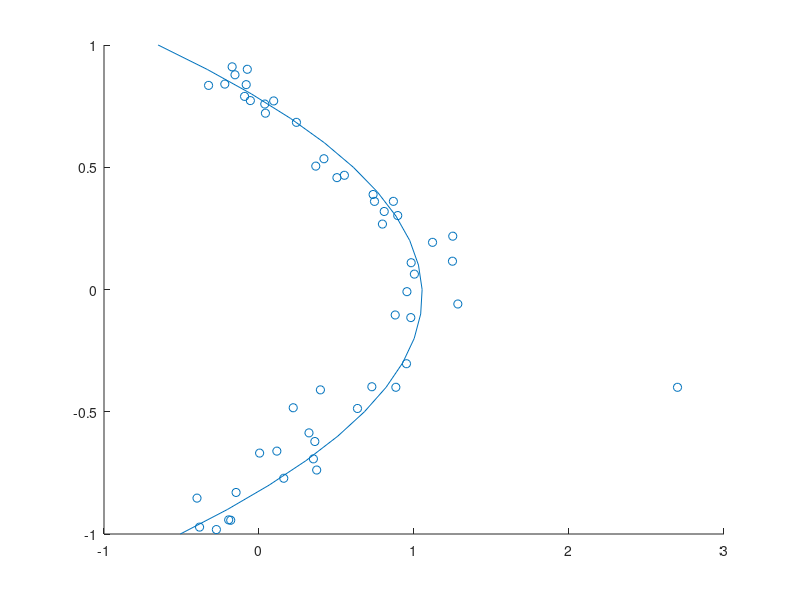

Here is the MATLAB script that generated this plot:
%% Loading data files
load('mfiles1/data2a.mat');

%% Creating X matrix and Fingind beta0 and beta1
X = [ones(51,1), x, x.^2];
Beta = inv(X'*X)*X'*y;

%% Ploting training data and fit
xt = -1:0.1:1;
yt = Beta(1) + Beta(2)*xt + Beta(3)*xt.^2;
scatter(y,x);
hold on;
plot(yt,xt);

%% Finding error
%syms k;
%SSE = symsum((y(k) - Beta(1) -Beta(2)*x(k))^2, k, 1, 20);
%SSE = symsum(k^2, k, 1, 10);

SSE = 0;
for k=1:20
    p = (y(k) - Beta(1) - Beta(2)*x(k) - Beta(3)*x(k)^2)^2;
    SSE = SSE + p;
end